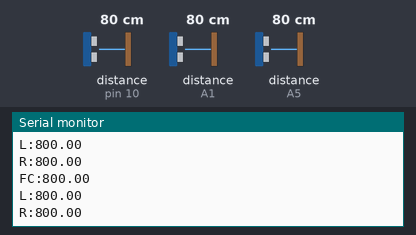
Bench run of a sketch on a simulated Arduino Uno, built with avr-gcc and run on an emulated ATmega328P. Parts: the last lines printed to the serial monitor. Wiring (inferred from the names in the program): 3 × ultrasonic range finder: trigger pin 2, echo A5 / trigger pin 13, echo pin 10 / trigger A2, echo A1. The test bench sets the inputs (shaded band); at power-on: distance to the obstacle (sensors on pin 10, A1, A5) 80 cm. The echo pulse lasts 58.3 µs per cm.

Above: at 1.8 s.
1.9 s: distance to the obstacle (sensor on pin 10) set to 2 cm
At 2.9 s:
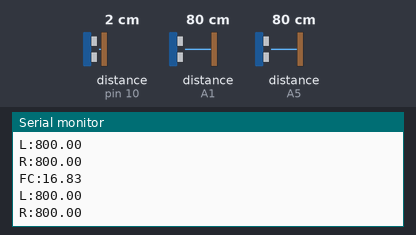
3.4 s: distance to the obstacle (sensor on A1) set to 2 cm
At 4.7 s:
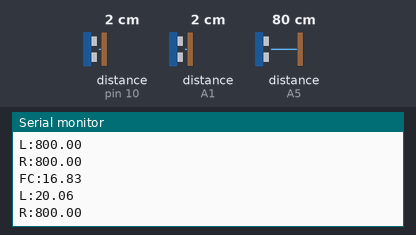
4.9 s: distance to the obstacle (sensor on A5) set to 2 cm
At 5.9 s:
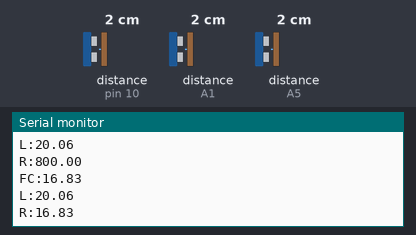
6.4 s: distance to the obstacle (sensor on pin 10) set to 4 cm
At 7.7 s:
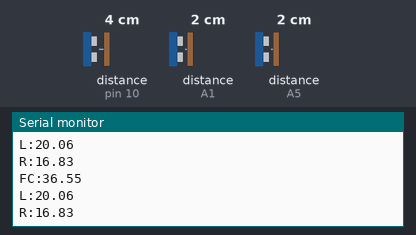
7.9 s: distance to the obstacle (sensor on A1) set to 4 cm
At 8.9 s:
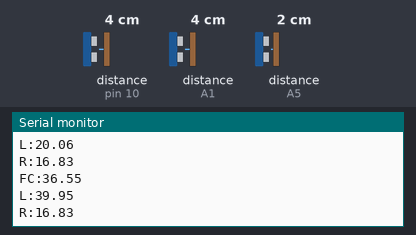
9.4 s: distance to the obstacle (sensor on A5) set to 4 cm
At 10.8 s:
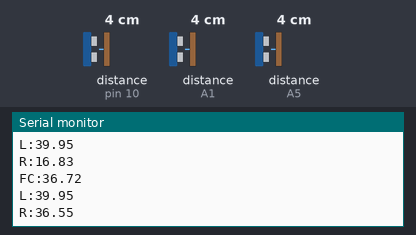
Timing chart, 0 to 11.9 s (numbered marks = the images above; inputs shaded):
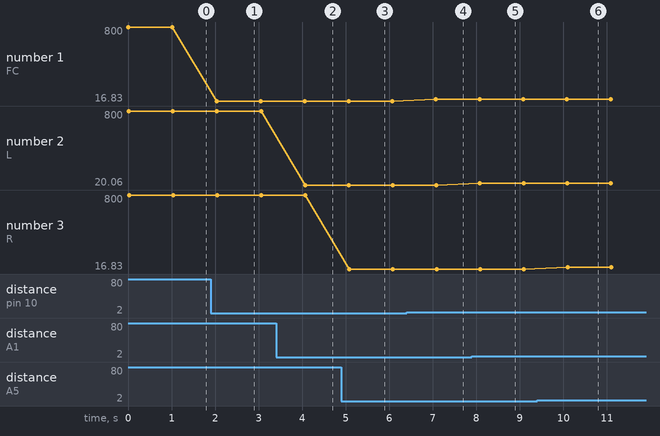

The sketch:

UltrasonicTest.ino
```cpp
// Pin map
#define FC_TRIG 13   // 전방 초음파 센서 TRIG 핀
#define FC_ECHO 10  // 전방 초음파 센서 ECHO 핀
#define L_TRIG  A2  // 좌측 초음파 센서 TRIG 핀
#define L_ECHO  A1  // 좌측 초음파 센서 ECHO 핀
#define R_TRIG  2   // 우측 초음파 센서 TRIG 핀
#define R_ECHO  A5  // 우측 초음파 센서 ECHO 핀

float f_center;
float left;
float right;

float GetDistance(int trig, int echo)
{
  // Range: 3cm ~ 75cm
  digitalWrite(trig, LOW);
  delayMicroseconds(4);
  digitalWrite(trig, HIGH);
  delayMicroseconds(20);
  digitalWrite(trig, LOW);

  unsigned long duration = pulseIn(echo, HIGH, 5000);
  if(duration == 0)
      return 800;
  else
      return duration * 0.17;
}

void setup()
{
  pinMode(FC_TRIG, OUTPUT);
  pinMode(FC_ECHO, INPUT);

  pinMode(L_TRIG, OUTPUT);
  pinMode(L_ECHO, INPUT);

  pinMode(R_TRIG, OUTPUT);
  pinMode(R_ECHO, INPUT);

  Serial.begin(9600);
}

void loop()
{
  f_center = GetDistance(FC_TRIG, FC_ECHO);
  Serial.print("FC:");
  Serial.print(f_center);
  Serial.print("\n");

  left = GetDistance(L_TRIG, L_ECHO);
  Serial.print("L:");
  Serial.print(left);
  Serial.print("\n");

  right = GetDistance(R_TRIG, R_ECHO);
  Serial.print("R:");
  Serial.print(right);
  Serial.print("\n");

  delay(1000);
}
```

Measured:
- after the input at 1.9 s, the serial monitor: prints a new line after 0.13 s (image 1)
- after the input at 3.4 s, the serial monitor: prints a new line after 0.67 s (image 2)
- after the input at 4.9 s, the serial monitor: prints a new line after 0.18 s (image 3)
- after the input at 6.4 s, the serial monitor: prints a new line after 0.67 s (image 4)
- after the input at 7.9 s, the serial monitor: prints a new line after 0.18 s (image 5)
- after the input at 9.4 s, the serial monitor: prints a new line after 0.70 s (image 6)
- plotted number 1: 800 → 16.83 after the input at 1.9 s, 16.83 → 36.55 after the input at 6.4 s, 36.55 → 36.72 after the input at 7.9 s
- plotted number 2: 800 → 20.06 after the input at 3.4 s, 20.06 → 39.95 after the input at 7.9 s
